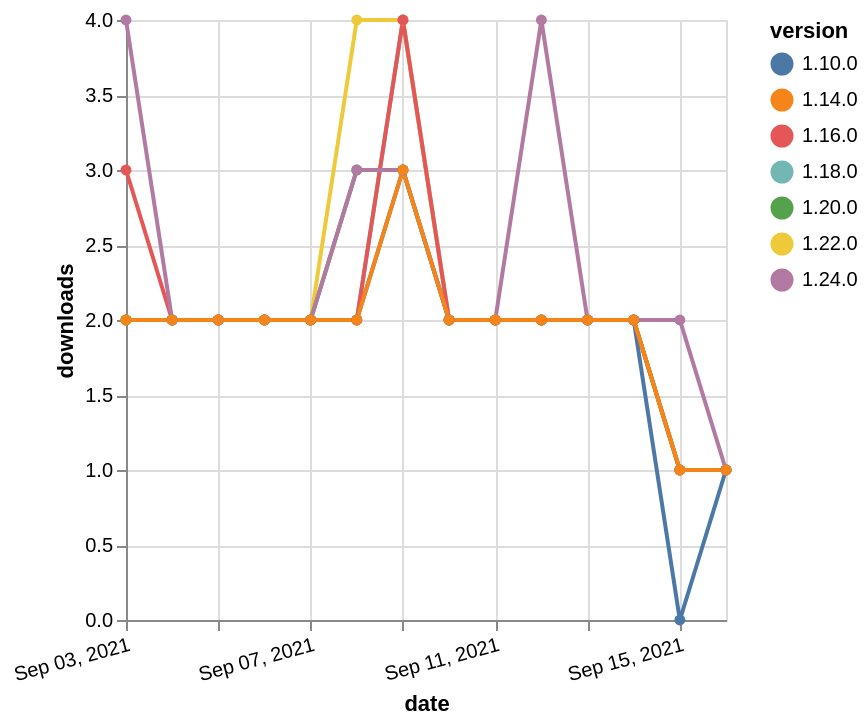

This figure's Vega-Lite source:
### Vega-Lite specification from a JSON file in a GitHub repository (floating-point values rounded to 4 significant figures)
{"$schema": "https://vega.github.io/schema/vega-lite/v5.json", "description": "A simple bar chart with embedded data.", "data": {"values": [{"date": "2021-09-03", "total": 1448, "delta": 2, "version": "1.18.0"}, {"date": "2021-09-04", "total": 1450, "delta": 2, "version": "1.18.0"}, {"date": "2021-09-05", "total": 1452, "delta": 2, "version": "1.18.0"}, {"date": "2021-09-06", "total": 1454, "delta": 2, "version": "1.18.0"}, {"date": "2021-09-07", "total": 1456, "delta": 2, "version": "1.18.0"}, {"date": "2021-09-08", "total": 1458, "delta": 2, "version": "1.18.0"}, {"date": "2021-09-09", "total": 1462, "delta": 4, "version": "1.18.0"}, {"date": "2021-09-10", "total": 1464, "delta": 2, "version": "1.18.0"}, {"date": "2021-09-11", "total": 1466, "delta": 2, "version": "1.18.0"}, {"date": "2021-09-12", "total": 1468, "delta": 2, "version": "1.18.0"}, {"date": "2021-09-13", "total": 1470, "delta": 2, "version": "1.18.0"}, {"date": "2021-09-14", "total": 1472, "delta": 2, "version": "1.18.0"}, {"date": "2021-09-15", "total": 1473, "delta": 1, "version": "1.18.0"}, {"date": "2021-09-16", "total": 1474, "delta": 1, "version": "1.18.0"}, {"date": "2021-09-03", "total": 696, "delta": 2, "version": "1.22.0"}, {"date": "2021-09-04", "total": 698, "delta": 2, "version": "1.22.0"}, {"date": "2021-09-05", "total": 700, "delta": 2, "version": "1.22.0"}, {"date": "2021-09-06", "total": 702, "delta": 2, "version": "1.22.0"}, {"date": "2021-09-07", "total": 704, "delta": 2, "version": "1.22.0"}, {"date": "2021-09-08", "total": 708, "delta": 4, "version": "1.22.0"}, {"date": "2021-09-09", "total": 712, "delta": 4, "version": "1.22.0"}, {"date": "2021-09-10", "total": 714, "delta": 2, "version": "1.22.0"}, {"date": "2021-09-11", "total": 716, "delta": 2, "version": "1.22.0"}, {"date": "2021-09-12", "total": 718, "delta": 2, "version": "1.22.0"}, {"date": "2021-09-13", "total": 720, "delta": 2, "version": "1.22.0"}, {"date": "2021-09-14", "total": 722, "delta": 2, "version": "1.22.0"}, {"date": "2021-09-15", "total": 723, "delta": 1, "version": "1.22.0"}, {"date": "2021-09-16", "total": 724, "delta": 1, "version": "1.22.0"}, {"date": "2021-09-03", "total": 2301, "delta": 2, "version": "1.10.0"}, {"date": "2021-09-04", "total": 2303, "delta": 2, "version": "1.10.0"}, {"date": "2021-09-05", "total": 2305, "delta": 2, "version": "1.10.0"}, {"date": "2021-09-06", "total": 2307, "delta": 2, "version": "1.10.0"}, {"date": "2021-09-07", "total": 2309, "delta": 2, "version": "1.10.0"}, {"date": "2021-09-08", "total": 2311, "delta": 2, "version": "1.10.0"}, {"date": "2021-09-09", "total": 2314, "delta": 3, "version": "1.10.0"}, {"date": "2021-09-10", "total": 2316, "delta": 2, "version": "1.10.0"}, {"date": "2021-09-11", "total": 2318, "delta": 2, "version": "1.10.0"}, {"date": "2021-09-12", "total": 2320, "delta": 2, "version": "1.10.0"}, {"date": "2021-09-13", "total": 2322, "delta": 2, "version": "1.10.0"}, {"date": "2021-09-14", "total": 2324, "delta": 2, "version": "1.10.0"}, {"date": "2021-09-15", "total": 2324, "delta": 0, "version": "1.10.0"}, {"date": "2021-09-16", "total": 2325, "delta": 1, "version": "1.10.0"}, {"date": "2021-09-03", "total": 999, "delta": 2, "version": "1.20.0"}, {"date": "2021-09-04", "total": 1001, "delta": 2, "version": "1.20.0"}, {"date": "2021-09-05", "total": 1003, "delta": 2, "version": "1.20.0"}, {"date": "2021-09-06", "total": 1005, "delta": 2, "version": "1.20.0"}, {"date": "2021-09-07", "total": 1007, "delta": 2, "version": "1.20.0"}, {"date": "2021-09-08", "total": 1010, "delta": 3, "version": "1.20.0"}, {"date": "2021-09-09", "total": 1013, "delta": 3, "version": "1.20.0"}, {"date": "2021-09-10", "total": 1015, "delta": 2, "version": "1.20.0"}, {"date": "2021-09-11", "total": 1017, "delta": 2, "version": "1.20.0"}, {"date": "2021-09-12", "total": 1019, "delta": 2, "version": "1.20.0"}, {"date": "2021-09-13", "total": 1021, "delta": 2, "version": "1.20.0"}, {"date": "2021-09-14", "total": 1023, "delta": 2, "version": "1.20.0"}, {"date": "2021-09-15", "total": 1024, "delta": 1, "version": "1.20.0"}, {"date": "2021-09-16", "total": 1025, "delta": 1, "version": "1.20.0"}, {"date": "2021-09-03", "total": 1622, "delta": 3, "version": "1.16.0"}, {"date": "2021-09-04", "total": 1624, "delta": 2, "version": "1.16.0"}, {"date": "2021-09-05", "total": 1626, "delta": 2, "version": "1.16.0"}, {"date": "2021-09-06", "total": 1628, "delta": 2, "version": "1.16.0"}, {"date": "2021-09-07", "total": 1630, "delta": 2, "version": "1.16.0"}, {"date": "2021-09-08", "total": 1632, "delta": 2, "version": "1.16.0"}, {"date": "2021-09-09", "total": 1636, "delta": 4, "version": "1.16.0"}, {"date": "2021-09-10", "total": 1638, "delta": 2, "version": "1.16.0"}, {"date": "2021-09-11", "total": 1640, "delta": 2, "version": "1.16.0"}, {"date": "2021-09-12", "total": 1642, "delta": 2, "version": "1.16.0"}, {"date": "2021-09-13", "total": 1644, "delta": 2, "version": "1.16.0"}, {"date": "2021-09-14", "total": 1646, "delta": 2, "version": "1.16.0"}, {"date": "2021-09-15", "total": 1647, "delta": 1, "version": "1.16.0"}, {"date": "2021-09-16", "total": 1648, "delta": 1, "version": "1.16.0"}, {"date": "2021-09-03", "total": 226, "delta": 4, "version": "1.24.0"}, {"date": "2021-09-04", "total": 228, "delta": 2, "version": "1.24.0"}, {"date": "2021-09-05", "total": 230, "delta": 2, "version": "1.24.0"}, {"date": "2021-09-06", "total": 232, "delta": 2, "version": "1.24.0"}, {"date": "2021-09-07", "total": 234, "delta": 2, "version": "1.24.0"}, {"date": "2021-09-08", "total": 237, "delta": 3, "version": "1.24.0"}, {"date": "2021-09-09", "total": 240, "delta": 3, "version": "1.24.0"}, {"date": "2021-09-10", "total": 242, "delta": 2, "version": "1.24.0"}, {"date": "2021-09-11", "total": 244, "delta": 2, "version": "1.24.0"}, {"date": "2021-09-12", "total": 248, "delta": 4, "version": "1.24.0"}, {"date": "2021-09-13", "total": 250, "delta": 2, "version": "1.24.0"}, {"date": "2021-09-14", "total": 252, "delta": 2, "version": "1.24.0"}, {"date": "2021-09-15", "total": 254, "delta": 2, "version": "1.24.0"}, {"date": "2021-09-16", "total": 255, "delta": 1, "version": "1.24.0"}, {"date": "2021-09-03", "total": 2037, "delta": 2, "version": "1.14.0"}, {"date": "2021-09-04", "total": 2039, "delta": 2, "version": "1.14.0"}, {"date": "2021-09-05", "total": 2041, "delta": 2, "version": "1.14.0"}, {"date": "2021-09-06", "total": 2043, "delta": 2, "version": "1.14.0"}, {"date": "2021-09-07", "total": 2045, "delta": 2, "version": "1.14.0"}, {"date": "2021-09-08", "total": 2047, "delta": 2, "version": "1.14.0"}, {"date": "2021-09-09", "total": 2050, "delta": 3, "version": "1.14.0"}, {"date": "2021-09-10", "total": 2052, "delta": 2, "version": "1.14.0"}, {"date": "2021-09-11", "total": 2054, "delta": 2, "version": "1.14.0"}, {"date": "2021-09-12", "total": 2056, "delta": 2, "version": "1.14.0"}, {"date": "2021-09-13", "total": 2058, "delta": 2, "version": "1.14.0"}, {"date": "2021-09-14", "total": 2060, "delta": 2, "version": "1.14.0"}, {"date": "2021-09-15", "total": 2061, "delta": 1, "version": "1.14.0"}, {"date": "2021-09-16", "total": 2062, "delta": 1, "version": "1.14.0"}]}, "width": "container", "mark": {"type": "line", "point": {"filled": true}}, "encoding": {"x": {"field": "date", "type": "temporal", "timeUnit": "yearmonthdate", "title": "date", "axis": {"labelAngle": -15}}, "y": {"field": "delta", "type": "quantitative", "title": "downloads"}, "color": {"field": "version", "type": "nominal"}, "tooltip": {"field": "delta"}}}
